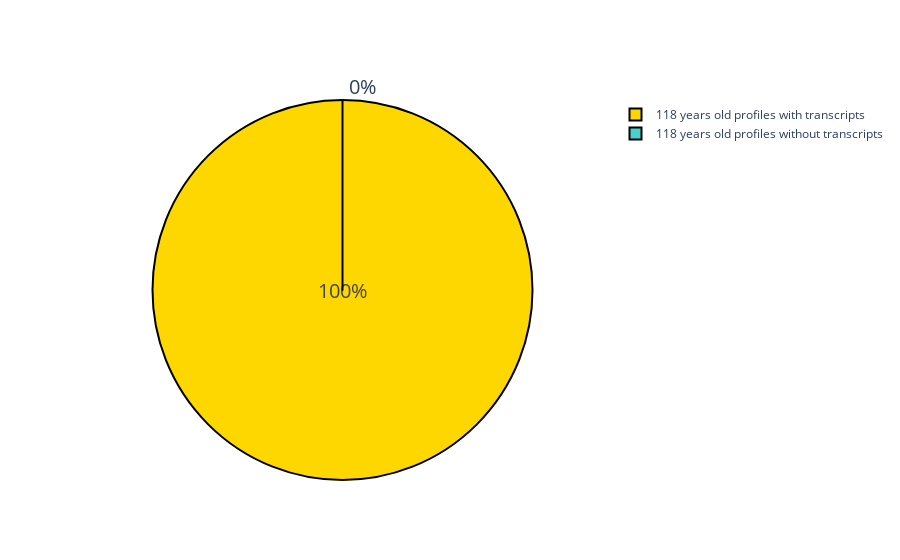

This figure's notebook cell:
### Markdown cell above
#### How many 118 year old profiles generate at least one transaction?

### Code cell
# plot 118 years old profiles with and without events
fig = go.Figure(data=[go.Pie(labels=['118 years old profiles with transcripts', '118 years old profiles without transcripts'],
                             values=[num_118_with_transcript, num_118_without_transcript])])
fig.update_traces(hoverinfo='label+value', 
                  textinfo='percent',
                  textfont_size=20,
                  marker=dict(colors=colors, line=dict(color='#000000', width=2)))
fig.show()

### Figure 1 — Plotly figure (JSON) as saved in the notebook; plotly's stock layout.template omitted (floating-point values rounded to 4 significant figures)
{"data": [{"hoverinfo": "label+value", "labels": ["118 years old profiles with transcripts", "118 years old profiles without transcripts"], "marker": {"colors": ["gold", "mediumturquoise", "darkorange", "lightgreen"], "line": {"color": "#000000", "width": 2}}, "textfont": {"size": 20}, "textinfo": "percent", "type": "pie", "values": [2175, 0]}], "layout": {"autosize": true}}
